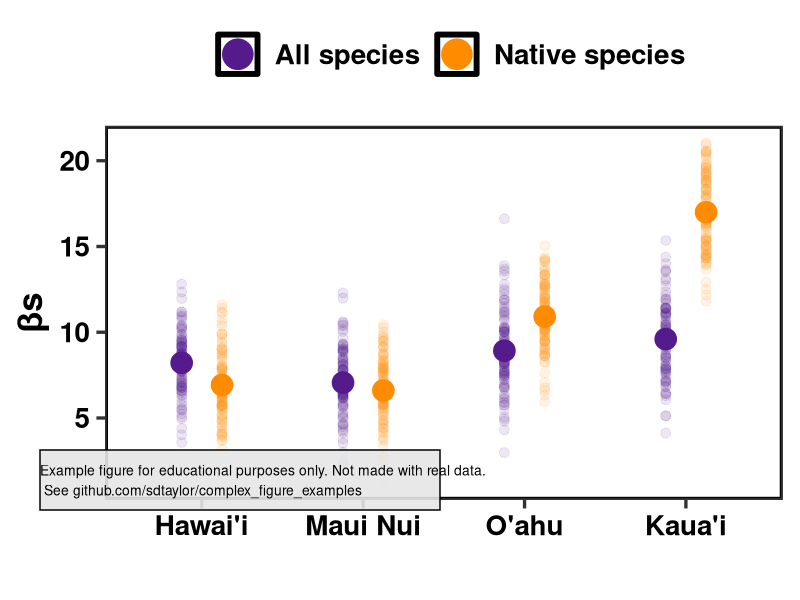

Here is the R script that generated this plot: (Note: this script raises an error after producing the figure.)
library(tidyverse)
library(cowplot) # cowplot is used here just for the disclaimer watermark at the end. Its not needed for the primary figure. 

##################################
# This is a replication of Figure 5 from the following paper
# Craven, D., Knight, T.M., Barton, K.E., Bialic-Murphy, L. and Chase, J.M., 2019. 
# Dissecting macroecological and macroevolutionary patterns of forest biodiversity across the Hawaiian archipelago. 
# Proceedings of the National Academy of Sciences, 116(33), pp.16436-16441. https://doi.org/10.1073/pnas.1901954116

# Data used here are simulated, and not meant to replicate the original figure exactly.
##################################
set.seed(1)

data_starter = tribble(
  ~island, ~species, ~beta_s_mean,
  "Hawai'i",'All species', 8,
  "Hawai'i",'Native species', 7,
  "Maui Nui",'All species', 7,
  "Maui Nui",'Native species', 6.5,
  "O'ahu",'All species', 9,
  "O'ahu",'Native species', 11,
  "Kaua'i",'All species', 10,
  "Kaua'i",'Native species', 17,
)

# Make the order as the same specified above. This affects the left-right ordering on the x-axis.
data_starter$island = fct_inorder(data_starter$island)

figure_data = data_starter %>%
  group_by(island, species) %>%
  summarise(beta_s = rnorm(n=100, mean=beta_s_mean, sd=2)) %>%
  ungroup()

# The fading effect around the points of this plot are points of individual observations. 
# They have a low alpha value, so when a lot are stacked together it becomes darker. 
# Its done here with geom_point() and the alpha argument.

# How does position_dodge() know to split them up by species?? It references the group argument in the first aes() call,
# which is not set explicitly but gets set automatically when color is set. Try replacing color with group to see what happens. 

final_figure = ggplot(figure_data, aes(x=island, y=beta_s, color=species)) +
  geom_point(position = position_dodge(width = 0.5),size=3, alpha=0.1) +
  stat_summary(geom='point', fun = 'mean',                 # This places the mean point at the center.
               size=7,
               position = position_dodge(width=0.5)) +
  scale_color_manual(values = c("purple4","darkorange")) +
  theme_bw(25) +
  theme(legend.position = 'top',
        legend.direction = 'horizontal',
        panel.grid = element_blank(),
        panel.background = element_rect(size = 2, color='black'),
        axis.text = element_text(face = 'bold',color='black'),
        legend.text = element_text(face='bold'),
        axis.title = element_text(face='bold')) +
  labs(x='', y='βs', color='')   +             # Note the beta symbol is a unicode character. Easiest method is copy pasting from wikipedia directly into R.
 guides(color=guide_legend(override.aes = list(size=10))) # With guides the legend symbols can be made bigger than whats in the plot.

#############################################
water_mark = 'Example figure for educational purposes only. Not made with real data.\n See github.com/sdtaylor/complex_figure_examples'

final_figure = ggdraw(final_figure) +
  geom_rect(data=data.frame(xmin=0.05,ymin=0.15), aes(xmin=xmin,ymin=ymin, xmax=xmin+0.5,ymax=ymin+0.1),alpha=0.9, fill='grey90', color='black') + 
  draw_text(water_mark, x=0.05, y=0.2, size=10, hjust = 0)

save_plot('./craven2019/craven2019_final.png',plot = final_figure, base_height = 6.5, base_width = 10)
